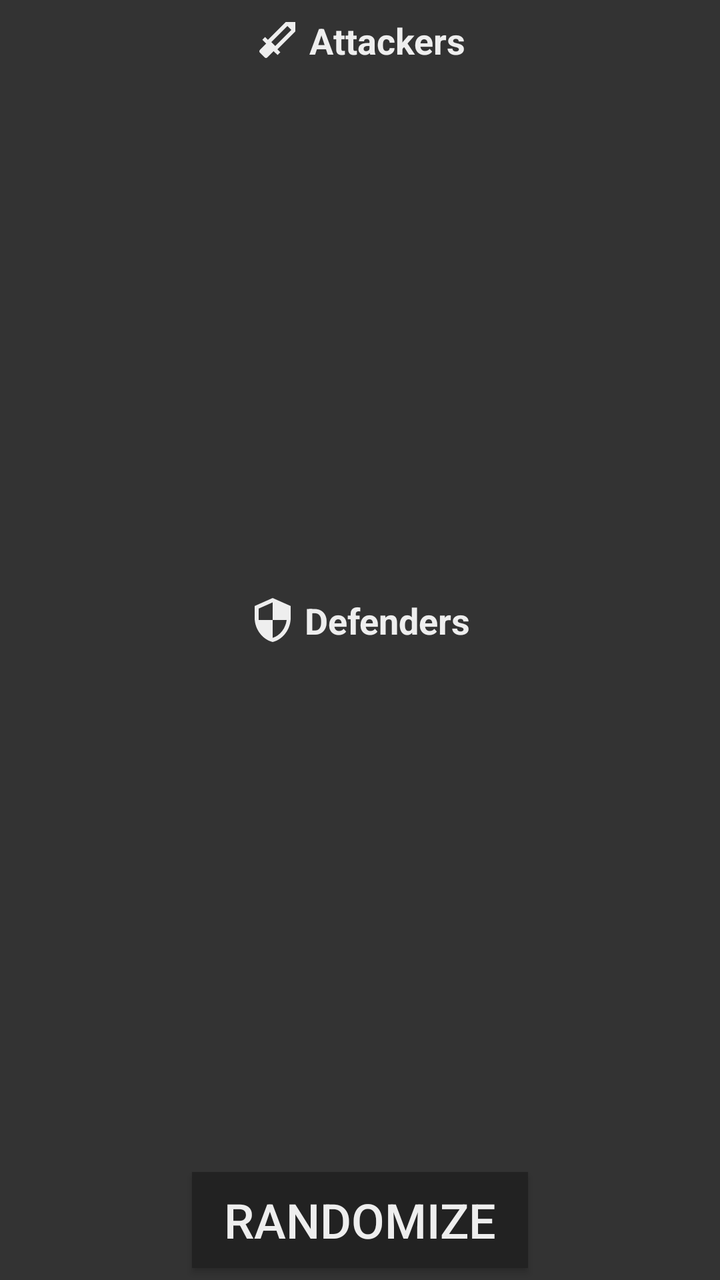
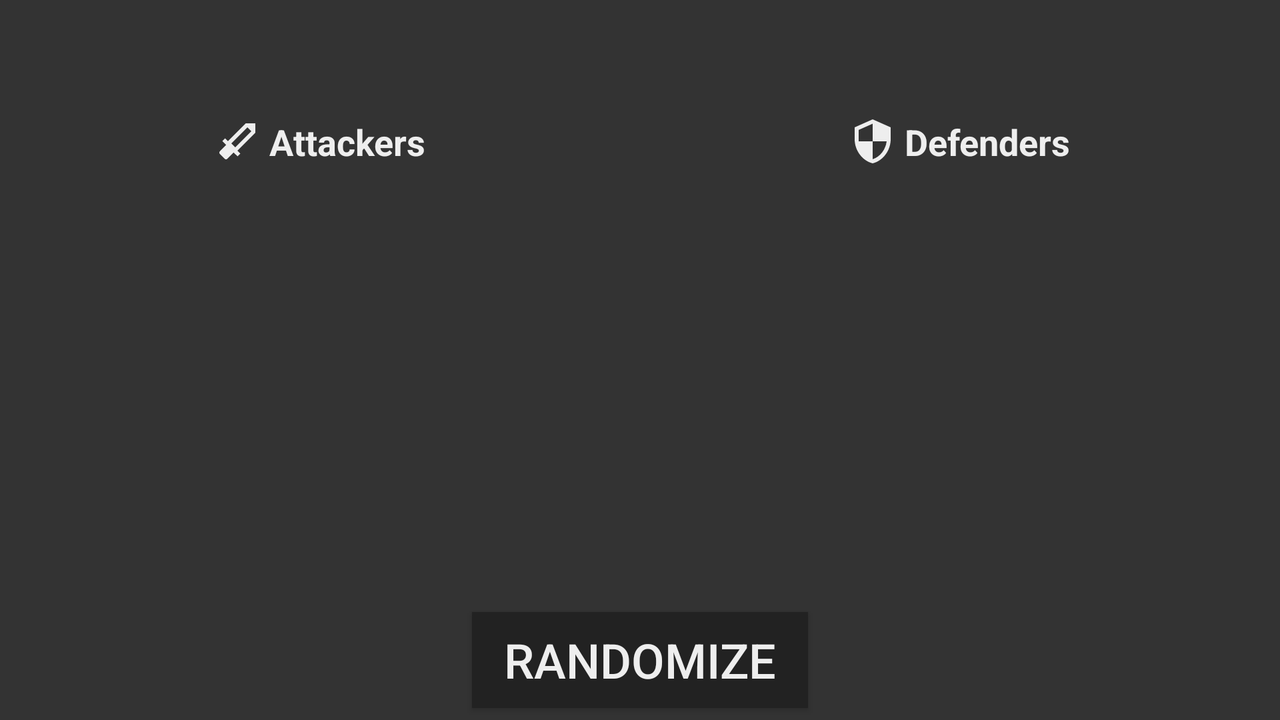

An Android layout and its configuration variant, each rendered on a device that would load it. The default file and the variant file are quoted in full after the pictures.
<!-- AndroidManifest.xml: application theme R6 -->
<!-- res/layout/fragment_team_randomizer.xml -->
<LinearLayout xmlns:android="http://schemas.android.com/apk/res/android"
    xmlns:tools="http://schemas.android.com/tools"
    android:layout_width="match_parent"
    android:layout_height="match_parent"
    android:orientation="vertical"
    android:gravity="center"
    tools:context="com.emzi0767.r6stratroulette.TeamRandomizerFragment">

    <LinearLayout
        android:layout_width="match_parent"
        android:layout_height="wrap_content"
        android:orientation="vertical"
        android:layout_weight="1"
        android:gravity="center_horizontal"
        android:padding="8dp">

        <LinearLayout
            android:layout_width="wrap_content"
            android:layout_height="wrap_content"
            android:gravity="center"
            android:orientation="horizontal">

            <ImageView
                android:layout_width="24dp"
                android:layout_height="24dp"
                android:src="@drawable/ic_sword" />

            <TextView
                android:layout_width="wrap_content"
                android:layout_height="wrap_content"
                android:text="@string/randomteam_lbl_attackers"
                android:textStyle="bold"
                android:textSize="18sp"
                android:layout_marginStart="4dp" />

        </LinearLayout>

        <LinearLayout
            android:layout_width="match_parent"
            android:layout_height="0dp"
            android:layout_weight="1"
            android:gravity="center"
            android:orientation="horizontal">

            <LinearLayout
                android:layout_width="0dp"
                android:layout_height="wrap_content"
                android:layout_weight="1"
                android:orientation="vertical"
                android:gravity="center">

                <ImageView
                    android:id="@+id/randomteam_attacker0_img"
                    android:layout_width="48dp"
                    android:layout_height="48dp"
                    android:layout_margin="6dp" />

                <TextView
                    android:id="@+id/randomteam_attacker0_name"
                    android:layout_width="wrap_content"
                    android:layout_height="wrap_content"
                    android:textSize="20sp"
                    android:textStyle="bold" />

            </LinearLayout>

            <LinearLayout
                android:layout_width="0dp"
                android:layout_height="wrap_content"
                android:layout_weight="1"
                android:orientation="vertical"
                android:gravity="center">

                <ImageView
                    android:id="@+id/randomteam_attacker1_img"
                    android:layout_width="48dp"
                    android:layout_height="48dp"
                    android:layout_margin="6dp" />

                <TextView
                    android:id="@+id/randomteam_attacker1_name"
                    android:layout_width="wrap_content"
                    android:layout_height="wrap_content"
                    android:textSize="20sp"
                    android:textStyle="bold" />

            </LinearLayout>

            <LinearLayout
                android:layout_width="0dp"
                android:layout_height="wrap_content"
                android:layout_weight="1"
                android:orientation="vertical"
                android:gravity="center">

                <ImageView
                    android:id="@+id/randomteam_attacker2_img"
                    android:layout_width="48dp"
                    android:layout_height="48dp"
                    android:layout_margin="6dp" />

                <TextView
                    android:id="@+id/randomteam_attacker2_name"
                    android:layout_width="wrap_content"
                    android:layout_height="wrap_content"
                    android:textSize="20sp"
                    android:textStyle="bold" />

            </LinearLayout>

        </LinearLayout>

        <LinearLayout
            android:layout_width="match_parent"
            android:layout_height="0dp"
            android:layout_weight="1"
            android:gravity="center">

            <LinearLayout
                android:layout_width="0dp"
                android:layout_height="wrap_content"
                android:layout_weight="1"
                android:orientation="vertical"
                android:gravity="center">

                <ImageView
                    android:id="@+id/randomteam_attacker3_img"
                    android:layout_width="48dp"
                    android:layout_height="48dp"
                    android:layout_margin="6dp" />

                <TextView
                    android:id="@+id/randomteam_attacker3_name"
                    android:layout_width="wrap_content"
                    android:layout_height="wrap_content"
                    android:textSize="20sp"
                    android:textStyle="bold" />

            </LinearLayout>

            <LinearLayout
                android:layout_width="0dp"
                android:layout_height="wrap_content"
                android:layout_weight="1"
                android:orientation="vertical"
                android:gravity="center">

                <ImageView
                    android:id="@+id/randomteam_attacker4_img"
                    android:layout_width="48dp"
                    android:layout_height="48dp"
                    android:layout_margin="6dp" />

                <TextView
                    android:id="@+id/randomteam_attacker4_name"
                    android:layout_width="wrap_content"
                    android:layout_height="wrap_content"
                    android:textSize="20sp"
                    android:textStyle="bold" />

            </LinearLayout>

        </LinearLayout>

    </LinearLayout>

    <LinearLayout
        android:layout_width="match_parent"
        android:layout_height="wrap_content"
        android:orientation="vertical"
        android:layout_weight="1"
        android:gravity="center_horizontal"
        android:padding="8dp">

        <LinearLayout
            android:layout_width="wrap_content"
            android:layout_height="wrap_content"
            android:gravity="center"
            android:orientation="horizontal">

            <ImageView
                android:layout_width="24dp"
                android:layout_height="24dp"
                android:src="@drawable/ic_shield" />

            <TextView
                android:layout_width="wrap_content"
                android:layout_height="wrap_content"
                android:text="@string/randomteam_lbl_defenders"
                android:textStyle="bold"
                android:textSize="18sp"
                android:layout_marginStart="4dp" />

        </LinearLayout>

        <LinearLayout
            android:layout_width="match_parent"
            android:layout_height="0dp"
            android:layout_weight="1"
            android:gravity="center"
            android:orientation="horizontal">

            <LinearLayout
                android:layout_width="0dp"
                android:layout_height="wrap_content"
                android:layout_weight="1"
                android:orientation="vertical"
                android:gravity="center">

                <ImageView
                    android:id="@+id/randomteam_defender0_img"
                    android:layout_width="48dp"
                    android:layout_height="48dp"
                    android:layout_margin="6dp" />

                <TextView
                    android:id="@+id/randomteam_defender0_name"
                    android:layout_width="wrap_content"
                    android:layout_height="wrap_content"
                    android:textSize="20sp"
                    android:textStyle="bold" />

            </LinearLayout>

            <LinearLayout
                android:layout_width="0dp"
                android:layout_height="wrap_content"
                android:layout_weight="1"
                android:orientation="vertical"
                android:gravity="center">

                <ImageView
                    android:id="@+id/randomteam_defender1_img"
                    android:layout_width="48dp"
                    android:layout_height="48dp"
                    android:layout_margin="6dp" />

                <TextView
                    android:id="@+id/randomteam_defender1_name"
                    android:layout_width="wrap_content"
                    android:layout_height="wrap_content"
                    android:textSize="20sp"
                    android:textStyle="bold" />

            </LinearLayout>

            <LinearLayout
                android:layout_width="0dp"
                android:layout_height="wrap_content"
                android:layout_weight="1"
                android:orientation="vertical"
                android:gravity="center">

                <ImageView
                    android:id="@+id/randomteam_defender2_img"
                    android:layout_width="48dp"
                    android:layout_height="48dp"
                    android:layout_margin="6dp" />

                <TextView
                    android:id="@+id/randomteam_defender2_name"
                    android:layout_width="wrap_content"
                    android:layout_height="wrap_content"
                    android:textSize="20sp"
                    android:textStyle="bold" />

            </LinearLayout>

        </LinearLayout>

        <LinearLayout
            android:layout_width="match_parent"
            android:layout_height="0dp"
            android:layout_weight="1"
            android:gravity="center">

            <LinearLayout
                android:layout_width="0dp"
                android:layout_height="wrap_content"
                android:layout_weight="1"
                android:orientation="vertical"
                android:gravity="center">

                <ImageView
                    android:id="@+id/randomteam_defender3_img"
                    android:layout_width="48dp"
                    android:layout_height="48dp"
                    android:layout_margin="6dp" />

                <TextView
                    android:id="@+id/randomteam_defender3_name"
                    android:layout_width="wrap_content"
                    android:layout_height="wrap_content"
                    android:textSize="20sp"
                    android:textStyle="bold" />

            </LinearLayout>

            <LinearLayout
                android:layout_width="0dp"
                android:layout_height="wrap_content"
                android:layout_weight="1"
                android:orientation="vertical"
                android:gravity="center">

                <ImageView
                    android:id="@+id/randomteam_defender4_img"
                    android:layout_width="48dp"
                    android:layout_height="48dp"
                    android:layout_margin="6dp" />

                <TextView
                    android:id="@+id/randomteam_defender4_name"
                    android:layout_width="wrap_content"
                    android:layout_height="wrap_content"
                    android:textSize="20sp"
                    android:textStyle="bold" />

            </LinearLayout>

        </LinearLayout>

    </LinearLayout>

    <Button
        android:id="@+id/randomteam_randomize"
        android:layout_width="wrap_content"
        android:layout_height="wrap_content"
        android:text="@string/randomteam_btn_randomize"
        android:textSize="24sp"
        android:layout_margin="6dp"
        android:paddingLeft="16dp"
        android:paddingRight="16dp"
        android:background="@color/colorPrimary"
        android:textColor="@color/colorForeground" />

</LinearLayout>
<!-- resources referenced by this layout -->
<resources>
  <color name="colorForeground">#EEEEEE</color>
  <color name="colorPrimary">#222222</color>
  <!-- drawable ic_shield (drawable) -->
  <?xml version="1.0" encoding="utf-8"?>
  <vector xmlns:android="http://schemas.android.com/apk/res/android"
      android:width="32dp"
      android:height="32dp"
      android:viewportWidth="24"
      android:viewportHeight="24">
  
      <path
          android:fillColor="#EEEEEE"
          android:pathData="M 12 1 L 3 5 v 6 c 0 5.55 3.84 10.74 9 12 c 5.16 -1.26 9 -6.45 9 -12 V 5 l -9 -4 Z m 0 10.99 h 7 c -0.53 4.12 -3.28 7.79 -7 8.94 V 12 H 5 V 6.3 l 7 -3.11 v 8.8 Z" />
      <path
          android:pathData="M 0 0 h 24 v 24 H 0 Z" />
  </vector>
  <!-- drawable ic_sword (drawable) -->
  <?xml version="1.0" encoding="utf-8"?>
  <vector xmlns:android="http://schemas.android.com/apk/res/android"
      android:width="32dp"
      android:height="32dp"
      android:viewportWidth="24"
      android:viewportHeight="24">
  
      <path
          android:pathData="M 0 0 h 24 v 24 H 0 Z" />
      <path
          android:fillColor="#EEEEEE"
          android:pathData="M 3.2913 18.368 l 2.34 2.34 c 0.39 0.39 1.02 0.39 1.41 0 l 3.12 -3.12 l 1.93 1.91 l 1.41 -1.41 l -1.42 -1.42 l 8.92 -8.92 v -4.75 h -4.75 l -8.92 8.92 l -1.42 -1.42 l -1.41 1.41 l 1.92 1.92 l -3.12 3.12 c -0.4 0.4 -0.4 1.03 -0.01 1.42 Z m 13.79 -13.37 l 1.92 1.92 l -8.06 8.06 l -1.92 -1.92 Z" />
  </vector>
  <string name="randomteam_btn_randomize">Randomize</string>
  <string name="randomteam_lbl_attackers">Attackers</string>
  <string name="randomteam_lbl_defenders">Defenders</string>
  <style name="R6" parent="Theme.AppCompat.DayNight.NoActionBar">
          
          <item name="colorPrimary">@color/colorPrimary</item>
          <item name="colorPrimaryDark">@color/colorPrimaryDark</item>
          <item name="colorAccent">@color/colorAccent</item>
          <item name="android:windowBackground">@color/colorBackground</item>
          <item name="android:textColor">@color/colorForeground</item>
          <item name="android:popupBackground">@color/colorPrimary</item>
      </style>
  <color name="colorPrimaryDark">#111111</color>
  <color name="colorAccent">#007FFF</color>
  <color name="colorBackground">#333333</color>
</resources>
<!-- res/layout-land/fragment_team_randomizer.xml (the author's variant of the layout above) -->
<!-- drawn on the phone turned sideways -->
<LinearLayout xmlns:android="http://schemas.android.com/apk/res/android"
    xmlns:tools="http://schemas.android.com/tools"
    android:layout_width="match_parent"
    android:layout_height="match_parent"
    android:orientation="vertical"
    android:gravity="center"
    tools:context="com.emzi0767.r6stratroulette.TeamRandomizerFragment">

    <LinearLayout
        android:layout_width="match_parent"
        android:layout_height="0dp"
        android:orientation="horizontal"
        android:gravity="center"
        android:layout_weight="1">

        <LinearLayout
            android:layout_width="match_parent"
            android:layout_height="wrap_content"
            android:orientation="vertical"
            android:layout_weight="1"
            android:gravity="center_horizontal"
            android:padding="8dp">

            <LinearLayout
                android:layout_width="wrap_content"
                android:layout_height="wrap_content"
                android:gravity="center"
                android:orientation="horizontal">

                <ImageView
                    android:layout_width="24dp"
                    android:layout_height="24dp"
                    android:src="@drawable/ic_sword" />

                <TextView
                    android:layout_width="wrap_content"
                    android:layout_height="wrap_content"
                    android:text="@string/randomteam_lbl_attackers"
                    android:textStyle="bold"
                    android:textSize="18sp"
                    android:layout_marginStart="4dp" />

            </LinearLayout>

            <LinearLayout
                android:layout_width="match_parent"
                android:layout_height="0dp"
                android:layout_weight="1"
                android:gravity="center"
                android:orientation="horizontal">

                <LinearLayout
                    android:layout_width="0dp"
                    android:layout_height="wrap_content"
                    android:layout_weight="1"
                    android:orientation="vertical"
                    android:gravity="center">

                    <ImageView
                        android:id="@+id/randomteam_attacker0_img"
                        android:layout_width="48dp"
                        android:layout_height="48dp"
                        android:layout_margin="6dp" />

                    <TextView
                        android:id="@+id/randomteam_attacker0_name"
                        android:layout_width="wrap_content"
                        android:layout_height="wrap_content"
                        android:textSize="14sp"
                        android:textStyle="bold" />

                </LinearLayout>

                <LinearLayout
                    android:layout_width="0dp"
                    android:layout_height="wrap_content"
                    android:layout_weight="1"
                    android:orientation="vertical"
                    android:gravity="center">

                    <ImageView
                        android:id="@+id/randomteam_attacker1_img"
                        android:layout_width="48dp"
                        android:layout_height="48dp"
                        android:layout_margin="6dp" />

                    <TextView
                        android:id="@+id/randomteam_attacker1_name"
                        android:layout_width="wrap_content"
                        android:layout_height="wrap_content"
                        android:textSize="14sp"
                        android:textStyle="bold" />

                </LinearLayout>

                <LinearLayout
                    android:layout_width="0dp"
                    android:layout_height="wrap_content"
                    android:layout_weight="1"
                    android:orientation="vertical"
                    android:gravity="center">

                    <ImageView
                        android:id="@+id/randomteam_attacker2_img"
                        android:layout_width="48dp"
                        android:layout_height="48dp"
                        android:layout_margin="6dp" />

                    <TextView
                        android:id="@+id/randomteam_attacker2_name"
                        android:layout_width="wrap_content"
                        android:layout_height="wrap_content"
                        android:textSize="14sp"
                        android:textStyle="bold" />

                </LinearLayout>

            </LinearLayout>

            <LinearLayout
                android:layout_width="match_parent"
                android:layout_height="0dp"
                android:layout_weight="1"
                android:gravity="center">

                <LinearLayout
                    android:layout_width="0dp"
                    android:layout_height="wrap_content"
                    android:layout_weight="1"
                    android:orientation="vertical"
                    android:gravity="center">

                    <ImageView
                        android:id="@+id/randomteam_attacker3_img"
                        android:layout_width="48dp"
                        android:layout_height="48dp"
                        android:layout_margin="6dp" />

                    <TextView
                        android:id="@+id/randomteam_attacker3_name"
                        android:layout_width="wrap_content"
                        android:layout_height="wrap_content"
                        android:textSize="14sp"
                        android:textStyle="bold" />

                </LinearLayout>

                <LinearLayout
                    android:layout_width="0dp"
                    android:layout_height="wrap_content"
                    android:layout_weight="1"
                    android:orientation="vertical"
                    android:gravity="center">

                    <ImageView
                        android:id="@+id/randomteam_attacker4_img"
                        android:layout_width="48dp"
                        android:layout_height="48dp"
                        android:layout_margin="6dp" />

                    <TextView
                        android:id="@+id/randomteam_attacker4_name"
                        android:layout_width="wrap_content"
                        android:layout_height="wrap_content"
                        android:textSize="14sp"
                        android:textStyle="bold" />

                </LinearLayout>

            </LinearLayout>

        </LinearLayout>

        <LinearLayout
            android:layout_width="match_parent"
            android:layout_height="wrap_content"
            android:orientation="vertical"
            android:layout_weight="1"
            android:gravity="center_horizontal"
            android:padding="8dp">

            <LinearLayout
                android:layout_width="wrap_content"
                android:layout_height="wrap_content"
                android:gravity="center"
                android:orientation="horizontal">

                <ImageView
                    android:layout_width="24dp"
                    android:layout_height="24dp"
                    android:src="@drawable/ic_shield" />

                <TextView
                    android:layout_width="wrap_content"
                    android:layout_height="wrap_content"
                    android:text="@string/randomteam_lbl_defenders"
                    android:textStyle="bold"
                    android:textSize="18sp"
                    android:layout_marginStart="4dp" />

            </LinearLayout>

            <LinearLayout
                android:layout_width="match_parent"
                android:layout_height="0dp"
                android:layout_weight="1"
                android:gravity="center"
                android:orientation="horizontal">

                <LinearLayout
                    android:layout_width="0dp"
                    android:layout_height="wrap_content"
                    android:layout_weight="1"
                    android:orientation="vertical"
                    android:gravity="center">

                    <ImageView
                        android:id="@+id/randomteam_defender0_img"
                        android:layout_width="48dp"
                        android:layout_height="48dp"
                        android:layout_margin="6dp" />

                    <TextView
                        android:id="@+id/randomteam_defender0_name"
                        android:layout_width="wrap_content"
                        android:layout_height="wrap_content"
                        android:textSize="14sp"
                        android:textStyle="bold" />

                </LinearLayout>

                <LinearLayout
                    android:layout_width="0dp"
                    android:layout_height="wrap_content"
                    android:layout_weight="1"
                    android:orientation="vertical"
                    android:gravity="center">

                    <ImageView
                        android:id="@+id/randomteam_defender1_img"
                        android:layout_width="48dp"
                        android:layout_height="48dp"
                        android:layout_margin="6dp" />

                    <TextView
                        android:id="@+id/randomteam_defender1_name"
                        android:layout_width="wrap_content"
                        android:layout_height="wrap_content"
                        android:textSize="14sp"
                        android:textStyle="bold" />

                </LinearLayout>

                <LinearLayout
                    android:layout_width="0dp"
                    android:layout_height="wrap_content"
                    android:layout_weight="1"
                    android:orientation="vertical"
                    android:gravity="center">

                    <ImageView
                        android:id="@+id/randomteam_defender2_img"
                        android:layout_width="48dp"
                        android:layout_height="48dp"
                        android:layout_margin="6dp" />

                    <TextView
                        android:id="@+id/randomteam_defender2_name"
                        android:layout_width="wrap_content"
                        android:layout_height="wrap_content"
                        android:textSize="14sp"
                        android:textStyle="bold" />

                </LinearLayout>

            </LinearLayout>

            <LinearLayout
                android:layout_width="match_parent"
                android:layout_height="0dp"
                android:layout_weight="1"
                android:gravity="center">

                <LinearLayout
                    android:layout_width="0dp"
                    android:layout_height="wrap_content"
                    android:layout_weight="1"
                    android:orientation="vertical"
                    android:gravity="center">

                    <ImageView
                        android:id="@+id/randomteam_defender3_img"
                        android:layout_width="48dp"
                        android:layout_height="48dp"
                        android:layout_margin="6dp" />

                    <TextView
                        android:id="@+id/randomteam_defender3_name"
                        android:layout_width="wrap_content"
                        android:layout_height="wrap_content"
                        android:textSize="14sp"
                        android:textStyle="bold" />

                </LinearLayout>

                <LinearLayout
                    android:layout_width="0dp"
                    android:layout_height="wrap_content"
                    android:layout_weight="1"
                    android:orientation="vertical"
                    android:gravity="center">

                    <ImageView
                        android:id="@+id/randomteam_defender4_img"
                        android:layout_width="48dp"
                        android:layout_height="48dp"
                        android:layout_margin="6dp" />

                    <TextView
                        android:id="@+id/randomteam_defender4_name"
                        android:layout_width="wrap_content"
                        android:layout_height="wrap_content"
                        android:textSize="14sp"
                        android:textStyle="bold" />

                </LinearLayout>

            </LinearLayout>

        </LinearLayout>

    </LinearLayout>

    <Button
        android:id="@+id/randomteam_randomize"
        android:layout_width="wrap_content"
        android:layout_height="wrap_content"
        android:text="@string/randomteam_btn_randomize"
        android:textSize="24sp"
        android:layout_margin="6dp"
        android:paddingLeft="16dp"
        android:paddingRight="16dp"
        android:background="@color/colorPrimary"
        android:textColor="@color/colorForeground" />

</LinearLayout>
